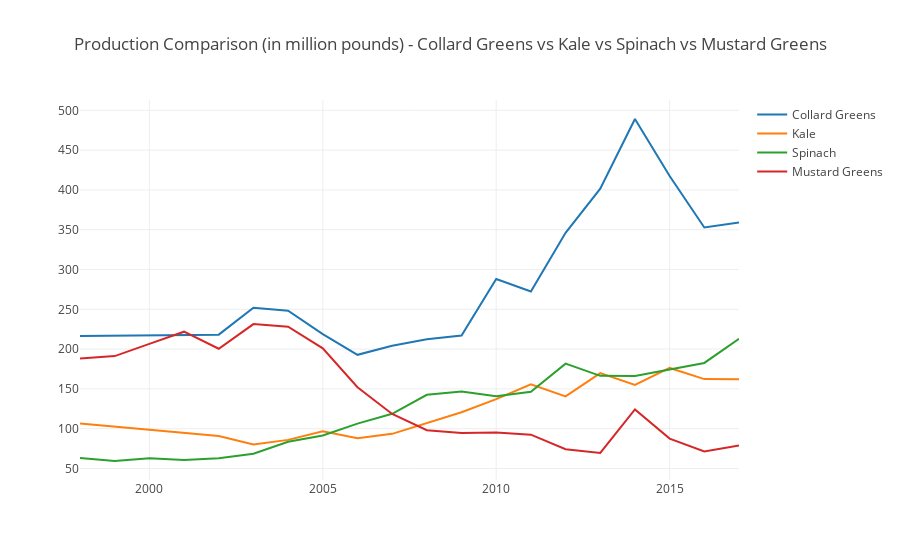

The cell this chart's notebook holds for it:
### Markdown cell above
<a id='4.5'></a>
#### 4.5  Plot the Production comparison for Collard Greens vs Kale vs Spinach vs Mustard Greens

### Code cell
plotly.offline.init_notebook_mode(connected=True)

year_co = fresh_df.iloc[282:302]['Year'] # collard greens
prod_co = fresh_df.iloc[282:302]['Production'] # collard greens
prod_ka = fresh_df.iloc[522:542]['Production'] # Kale
prod_mg = fresh_df.iloc[588:608]['Production'] # mustard greens
prod_sp = fresh_df.iloc[749:796]['Production'] # spinach

plotly.offline.iplot({
    "data": [
        Scatter(x=year_co, y=prod_co, name ='Collard Greens'), 
        Scatter(x=year_co, y=prod_ka, name ='Kale'),
        Scatter(x=year_co, y=prod_sp, name ='Spinach'),
        Scatter(x=year_co, y=prod_mg, name ='Mustard Greens')
   ],
    "layout": Layout(
        title="Production Comparison (in million pounds) - Collard Greens vs Kale vs Spinach vs Mustard Greens",
        showlegend=True
   )})

### Figure 1 — Plotly figure (JSON) as saved in the notebook; plotly's stock layout.template omitted (floating-point values rounded to 4 significant figures)
{"data": [{"name": "Collard Greens", "type": "scatter", "x": [1998, 1999, 2000, 2001, 2002, 2003, 2004, 2005, 2006, 2007, 2008, 2009, 2010, 2011, 2012, 2013, 2014, 2015, 2016, 2017], "y": [216.4, 216.8, 217.3, 217.7, 218.2, 251.9, 248.3, 218.8, 192.8, 204.3, 212.3, 217.2, 288.1, 272.5, 346.1, 401.6, 489.1, 417.4, 352.7, 359.2]}, {"name": "Kale", "type": "scatter", "x": [1998, 1999, 2000, 2001, 2002, 2003, 2004, 2005, 2006, 2007, 2008, 2009, 2010, 2011, 2012, 2013, 2014, 2015, 2016, 2017], "y": [106.6, 102.6, 98.64, 94.65, 90.67, 80.19, 85.94, 96.72, 88.02, 93.54, 107.5, 120.6, 137.2, 155.8, 140.5, 169.9, 155.1, 176.3, 162.3, 162.2]}, {"name": "Spinach", "type": "scatter", "x": [1998, 1999, 2000, 2001, 2002, 2003, 2004, 2005, 2006, 2007, 2008, 2009, 2010, 2011, 2012, 2013, 2014, 2015, 2016, 2017], "y": [63.3, 59.4, 62.8, 60.7, 62.9, 68.5, 83.6, 91.5, 106.4, 118.7, 142.6, 146.7, 140.8, 146.4, 181.7, 166.4, 166.2, 174.8, 182.6, 213, 228.5, 235.1, 197.6, 223, 203.6, 193.4, 326.5, 296, 305.7, 423.9, 345.8, 462.5, 508.9, 575.6, 709.6, 604.5, 507.9, 551.9, 669.9, 564.8, 601, 536, 561.9, 591.9, 607.6, 649.4, 602.6]}, {"name": "Mustard Greens", "type": "scatter", "x": [1998, 1999, 2000, 2001, 2002, 2003, 2004, 2005, 2006, 2007, 2008, 2009, 2010, 2011, 2012, 2013, 2014, 2015, 2016, 2017], "y": [188.1, 191.2, 206.5, 221.9, 200.4, 231.4, 228.0, 200.9, 152.1, 118.5, 98.13, 94.72, 95.35, 92.51, 74.24, 69.51, 124.1, 87.52, 71.42, 78.82]}], "layout": {"showlegend": true, "title": "Production Comparison (in million pounds) - Collard Greens vs Kale vs Spinach vs Mustard Greens"}}
